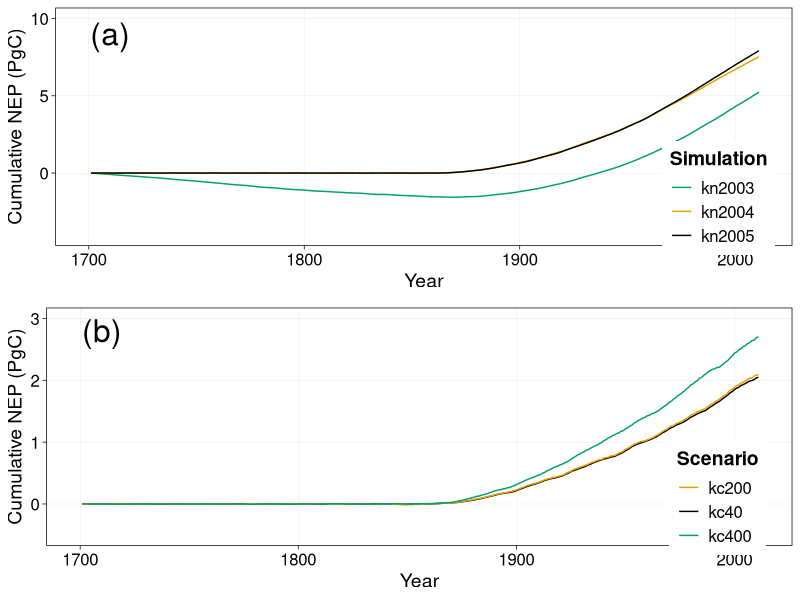

Write R code to recreate this figure.

### read in files
ndep1DF <- read.csv("input/NDEP_sens_kn1.csv")
ndep2DF <- read.csv("input/NDEP_sens_kn2.csv")
co2DF <- read.csv("input/CO2_sens.csv")


### plotting settings
# two nice color palette for color blind
# The palette with grey:
cbPalette <- c("#999999", "#E69F00", "#56B4E9",
               "#009E73", "#F0E442", "#0072B2", "#D55E00", "#CC79A7")

# The palette with black:
cbbPalette <- c("#000000", "#E69F00", "#56B4E9", 
                "#009E73", "#F0E442", "#0072B2", "#D55E00", "#CC79A7")

require(ggplot2)
require(gridExtra)


## Plot sensitivity to timber and ag assumptions
p1 <- ggplot(ndep2DF) +
    geom_line(aes(x=year, y=kn2003_effect/1000, col="kn2003")) +
    geom_line(aes(x=year, y=kn2004_effect/1000, col="kn2004")) +
    geom_line(aes(x=year, y=kn2005_effect/1000, col="kn2005")) +
    theme_linedraw() +
    theme(panel.grid.minor=element_blank(),
          axis.text=element_text(size=12),
          axis.title=element_text(size=14),
          legend.text=element_text(size=12),
          legend.title=element_text(size=14, face="bold"),
          legend.position=c(0.9,0.2),
          legend.background = element_rect(size=0.5, linetype="solid"),
          panel.grid.major=element_line(color="grey")) +
    ylim(-4, 10) + 
    xlim(1700, 2011) +
    labs(x="Year", y="Cumulative NEP (PgC)") +
    scale_colour_manual(name="Simulation", 
                        values = c("kn2003" = cbbPalette[4], "kn2004" = cbbPalette[2], 
                                   "kn2005" = cbbPalette[1]))+
    annotate("text", x = 1710, y = 9, label = "(a)", size=8)

### Plot sens to timber and ag
p2 <- ggplot(co2DF) +
    geom_line(aes(x=year, y=CO2_ori/1000, col="kc40")) +
    geom_line(aes(x=year, y=CO2_kc200/1000, col="kc200")) +
    geom_line(aes(x=year, y=CO2_kc400/1000, col="kc400")) +
    theme_linedraw() +
    theme(panel.grid.minor=element_blank(),
          axis.text=element_text(size=12),
          axis.title=element_text(size=14),
          legend.text=element_text(size=12),
          legend.title=element_text(size=14, face="bold"),
          legend.position=c(0.9,0.2),
          legend.background = element_rect(size=0.5, linetype="solid"),
          panel.grid.major=element_line(color="grey")) +
    ylim(-0.5, 3.0) + 
    xlim(1700, 2011) +
    labs(x="Year", y="Cumulative NEP (PgC)") +
    scale_colour_manual(name="Scenario", 
                        values = c("kc40" = cbbPalette[1], "kc200" = cbbPalette[2], 
                                   "kc400" = cbbPalette[4])) +
    annotate("text", x = 1710, y = 2.8, label = "(b)", size=8)

pdf("Figure7.pdf")
grid.arrange(p1, p2, ncol=1)
dev.off()

